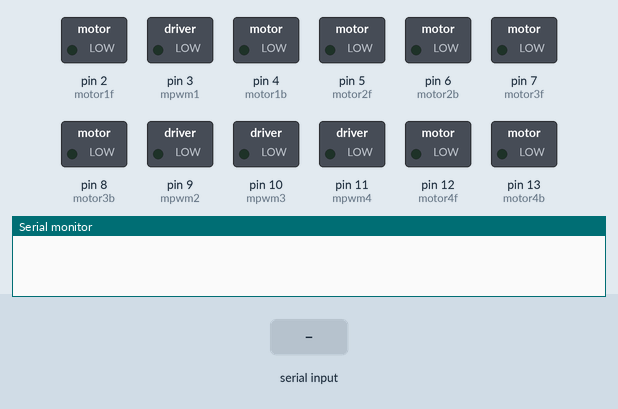
Bench run of a sketch on a simulated Arduino Uno, built with avr-gcc and run on an emulated ATmega328P. Parts: switched loads named in the sketch (green lamp = pin HIGH), the last lines printed to the serial monitor. Inputs (shaded band) come from the test bench.

Above: at 1.2 s.
1.3 s: "w" received over Serial
At 2.1 s:
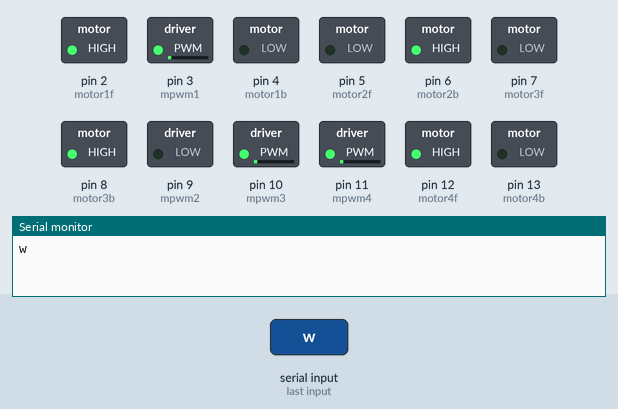
2.8 s: byte 32 (' ') received over Serial
At 3.3 s:
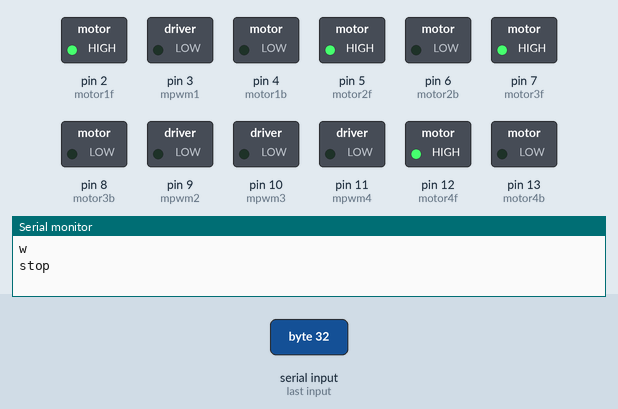
4.3 s: "a" received over Serial
At 5.5 s:
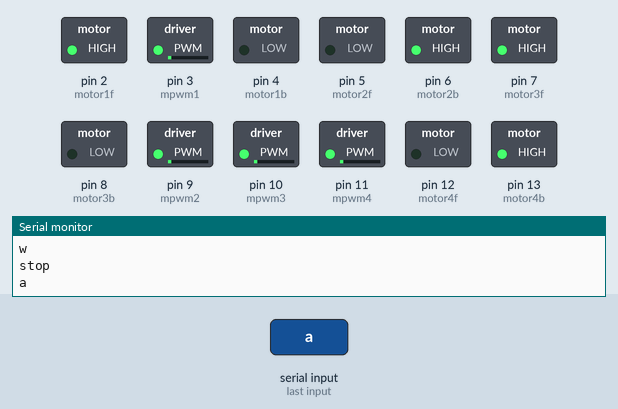
5.8 s: "s" received over Serial
At 6.8 s:
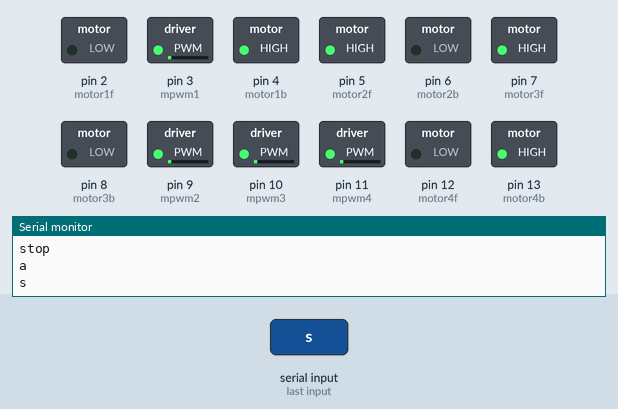
7.3 s: "d" received over Serial
At 7.9 s:
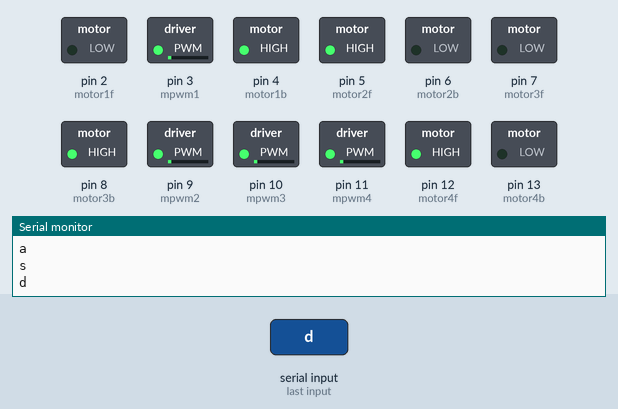
8.8 s: "q" received over Serial
At 10.2 s:
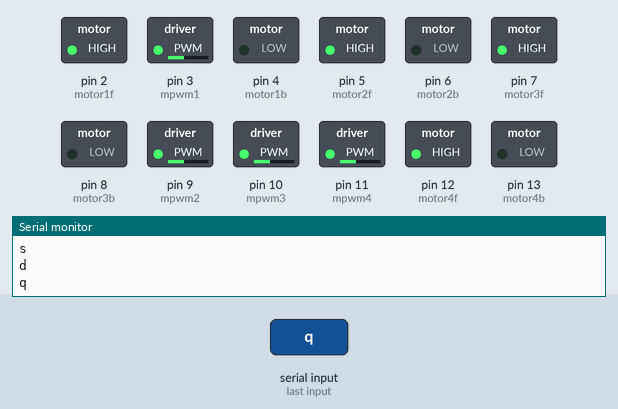
Timing chart, 0 to 11.3 s (numbered marks = the images above; inputs shaded):
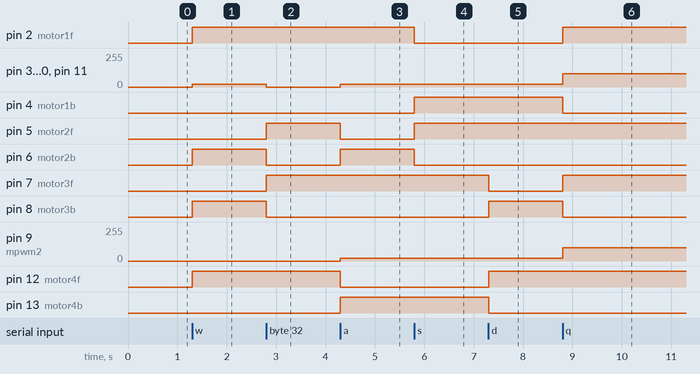

Measured:
- after the input at 1.3 s, pin 2 (motor1f), pin 6 (motor2b), pin 8 (motor3b), pin 12 (motor4f): LOW → HIGH at once; pin 3 (mpwm1), pin 10 (mpwm3), pin 11 (mpwm4): 0/255 → 20/255 at once
- after the input at 2.8 s, pin 3 (mpwm1), pin 10 (mpwm3), pin 11 (mpwm4): 20/255 → 0/255 at once; pin 5 (motor2f), pin 7 (motor3f): LOW → HIGH at once; pin 6 (motor2b), pin 8 (motor3b): HIGH → LOW at once
- after the input at 4.3 s, pin 3 (mpwm1), pin 9 (mpwm2), pin 10 (mpwm3), pin 11 (mpwm4): 0/255 → 20/255 at once; pin 5 (motor2f), pin 12 (motor4f): HIGH → LOW at once; pin 6 (motor2b), pin 13 (motor4b): LOW → HIGH at once
- after the input at 5.8 s, pin 2 (motor1f), pin 6 (motor2b): HIGH → LOW at once; pin 4 (motor1b), pin 5 (motor2f): LOW → HIGH at once
- after the input at 7.3 s, pin 7 (motor3f), pin 13 (motor4b): HIGH → LOW at once; pin 8 (motor3b), pin 12 (motor4f): LOW → HIGH at once
- after the input at 8.8 s, pin 2 (motor1f), pin 7 (motor3f): LOW → HIGH at once; pin 3 (mpwm1), pin 9 (mpwm2), pin 10 (mpwm3), pin 11 (mpwm4): 20/255 → 100/255 at once; pin 4 (motor1b), pin 8 (motor3b): HIGH → LOW at once

The sketch:

TEST_BOT.ino
```cpp
#define motor1f 2
#define motor1b 4
#define motor2f 5
#define motor2b 6
#define motor3f 7
#define motor3b 8
#define motor4f 12
#define motor4b 13
#define mpwm1 3
#define mpwm2 9
#define mpwm3 10
#define mpwm4 11
char a;

void setup() {
  pinMode(motor1f,OUTPUT);
  pinMode(mpwm1,OUTPUT);
  pinMode(motor1b,OUTPUT);
  pinMode(motor2f,OUTPUT);
  pinMode(mpwm2,OUTPUT);
  pinMode(motor2b,OUTPUT);
  pinMode(motor3f,OUTPUT);
  pinMode(mpwm3,OUTPUT);
  pinMode(motor3b,OUTPUT);
  pinMode(motor4f,OUTPUT);
  pinMode(mpwm4,OUTPUT);
  pinMode(motor4b,OUTPUT);
  Serial.begin(9600);
}

void loop() {
  while(Serial.available()){
    a=Serial.read();
    switch(a){
      case 'w':
          digitalWrite(motor1f,HIGH);
          analogWrite(mpwm1,20);
          digitalWrite(motor1b,LOW);
          digitalWrite(motor2f,LOW);
          digitalWrite(motor2b,HIGH);
          analogWrite(mpwm3,20);
          digitalWrite(motor3f,LOW);
          digitalWrite(motor3b,HIGH);
          analogWrite(mpwm3,20);
          digitalWrite(motor4f,HIGH);
          analogWrite(mpwm4,20);
          digitalWrite(motor4b,LOW);
          Serial.println("w");
          break;
       case 'a':
          digitalWrite(motor1f,HIGH);
          analogWrite(mpwm1,20);
          digitalWrite(motor1b,LOW);
          digitalWrite(motor2f,LOW);
          digitalWrite(motor2b,HIGH);
          analogWrite(mpwm2,20);
          digitalWrite(motor3f,HIGH);
          analogWrite(mpwm3,20);
          digitalWrite(motor3b,LOW);
          digitalWrite(motor4f,LOW);
          digitalWrite(motor4b,HIGH);
          analogWrite(mpwm4,20);
          Serial.println("a");
          break;
       case 's':
          digitalWrite(motor1f,LOW);
          digitalWrite(motor1b,HIGH);
          analogWrite(mpwm1,20);
          digitalWrite(motor2f,HIGH);
          analogWrite(mpwm2,20);
          digitalWrite(motor2b,LOW);
          digitalWrite(motor3f,HIGH);
          analogWrite(mpwm3,20);
          digitalWrite(motor3b,LOW);
          digitalWrite(motor4f,LOW);
          digitalWrite(motor4b,HIGH);
          analogWrite(mpwm4,20);
          Serial.println("s");
          break;
       case 'd':
          digitalWrite(motor1f,LOW);
          digitalWrite(motor1b,HIGH);
          analogWrite(mpwm1,20);
          digitalWrite(motor2f,HIGH);
          analogWrite(mpwm2,20);
          digitalWrite(motor2b,LOW);
          digitalWrite(motor3f,LOW);
          digitalWrite(motor3b,HIGH);
          analogWrite(mpwm3,20);
          digitalWrite(motor4f,HIGH);
          analogWrite(mpwm4,20);
          digitalWrite(motor4b,LOW);
          Serial.println("d");
          break;
       case 'q':
          digitalWrite(motor1f,HIGH);
          analogWrite(mpwm1,100);
          digitalWrite(motor1b,LOW);
          digitalWrite(motor2f,HIGH);
          analogWrite(mpwm2,100);
          digitalWrite(motor2b,LOW);
          digitalWrite(motor3f,HIGH);
          analogWrite(mpwm3,100);
          digitalWrite(motor3b,LOW);
          digitalWrite(motor4f,HIGH);
          analogWrite(mpwm4,100);
          digitalWrite(motor4b,LOW);
          Serial.println("q");
          break;
       case 'e':
          digitalWrite(motor1f,LOW);
          digitalWrite(motor1b,HIGH);
          analogWrite(mpwm1,20);
          digitalWrite(motor2f,LOW);
          digitalWrite(motor2b,HIGH);
          analogWrite(mpwm2,20);
          digitalWrite(motor3f,LOW);
          digitalWrite(motor3b,HIGH);
          analogWrite(mpwm3,20);
          digitalWrite(motor4f,LOW);
          digitalWrite(motor4b,HIGH);
          analogWrite(mpwm4,20);
          Serial.println("e");
          break;
       case ' ':
          digitalWrite(motor1f,HIGH);
          analogWrite(mpwm1,0);
          digitalWrite(motor1b,LOW);
          digitalWrite(motor2f,HIGH);
          analogWrite(mpwm2,0);
          digitalWrite(motor2b,LOW);
          digitalWrite(motor3f,HIGH);
          analogWrite(mpwm3,0);
          digitalWrite(motor3b,LOW);
          digitalWrite(motor4f,HIGH);
          analogWrite(mpwm4,0);
          digitalWrite(motor4b,LOW);
          Serial.println("stop");
          break;
    }
  }
}
```
